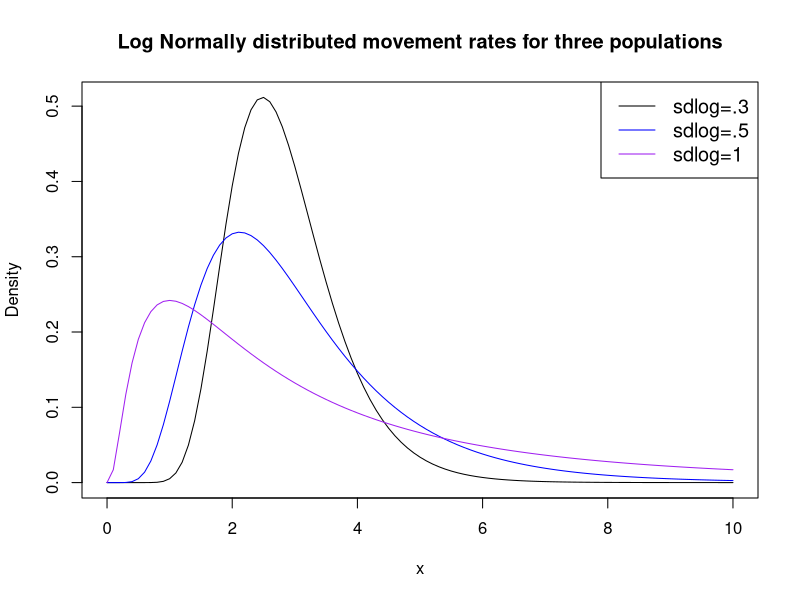
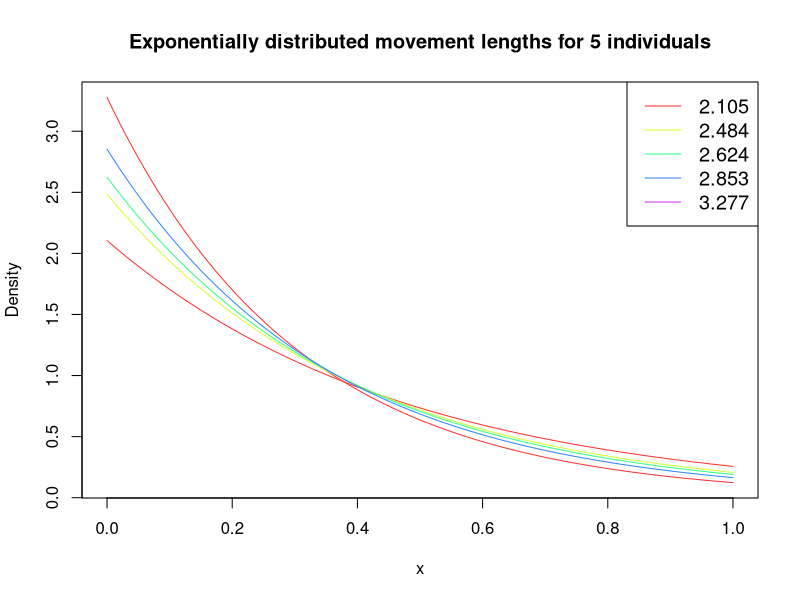
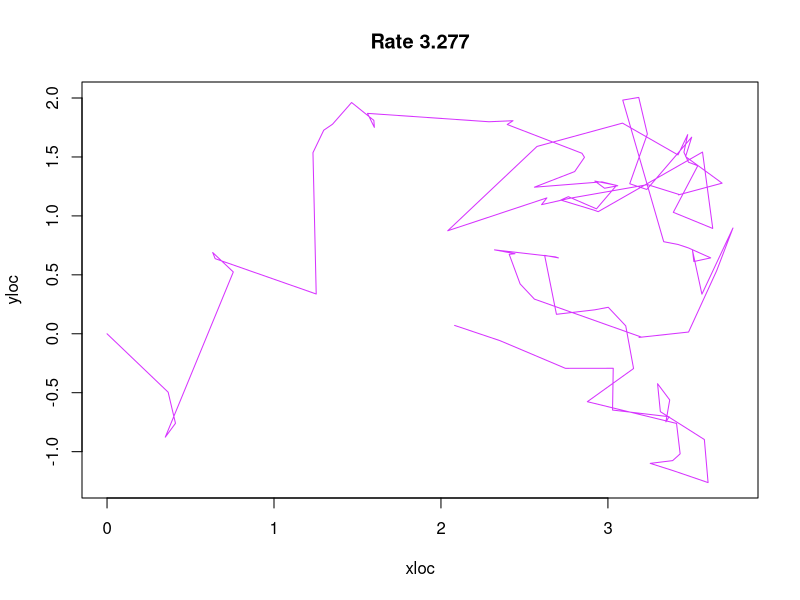
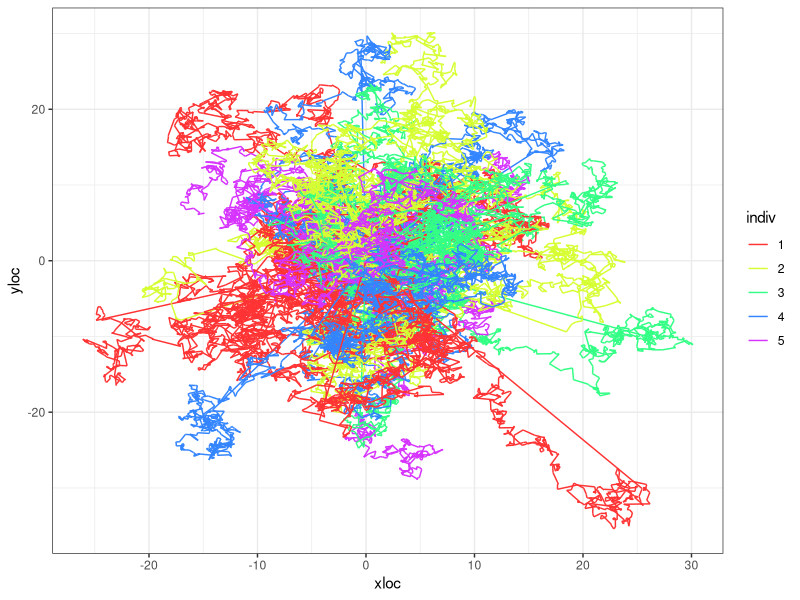
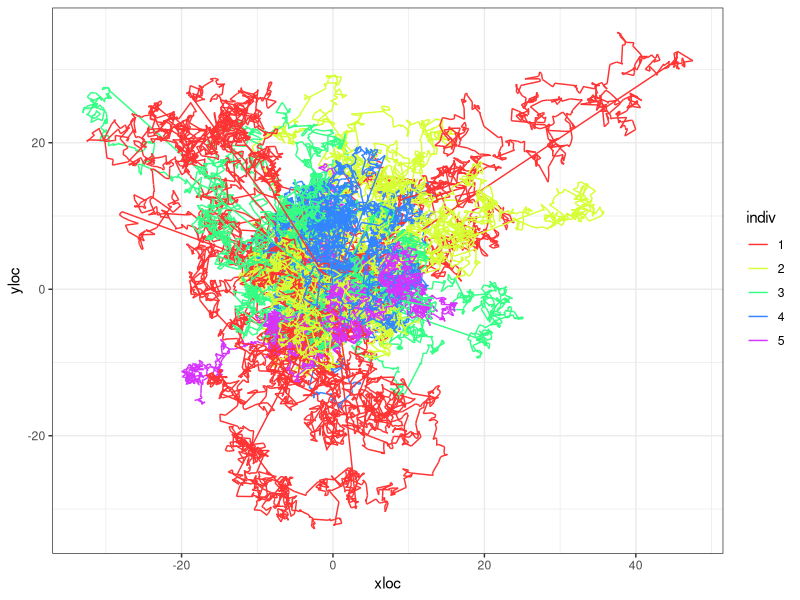
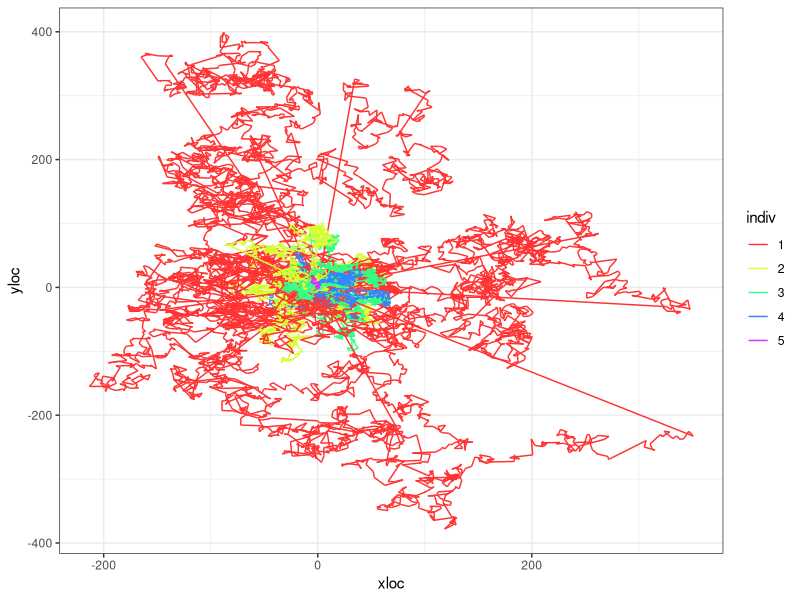

Write R code to recreate these figures, in order.
## ---- chunk 1
knitr::opts_chunk$set(echo = TRUE)
## ---- chunk 2
library(dplyr)
library(ggplot2)
## ---- chunk 3
mycols <- c("black", "blue", "purple")
#create density plots
curve(dlnorm(x, meanlog=1, sdlog=.3), from=0, to=10, col=mycols[1],
      main = 'Log Normally distributed movement rates for three populations', #add title
      ylab = 'Density', #change y-axis label
      )
curve(dlnorm(x, meanlog=1, sdlog=.5), from=0, to=10, col=mycols[2], add=TRUE)
curve(dlnorm(x, meanlog=1, sdlog=1), from=0, to=10, col=mycols[3], add=TRUE)

#add legend
legend("topright", legend=c("sdlog=.3", "sdlog=.5", "sdlog=1"),
       col=mycols, lty=1, cex=1.2)
## ---- chunk 4
m_1 <- sort(round(rlnorm(5, meanlog = 1, sdlog = 0.3),3))
m_2 <- sort(round(rlnorm(5, meanlog = 1, sdlog = 0.5),3))
m_3 <- sort(round(rlnorm(5, meanlog = 1, sdlog = 1),3))
## ---- chunk 5

mycols <- rainbow(5, s=0.8)

# range <- c(-0.9,5)
#create density plots
curve(dexp(x, m_1[5]), 
      #from=range[1], to=range[2], 
      col=mycols[1],
      main = 'Exponentially distributed movement lengths for 5 individuals', #add title
      ylab = 'Density', #change y-axis label
      )
for(i in 1:4){
  curve(dexp(x, m_1[i]), 
        #from=range[1], to=range[2],
        col=mycols[i], add=TRUE)
}

#add legend
legend("topright", legend= m_1,
       col=mycols, lty=1, cex=1.2)
## ---- chunk 6
t <- 100 # Number of time steps
individual <- 5

tru.rate <- m_1[individual] # In case I want to do scale 1/rate
movedist <- rexp(t, rate = tru.rate)
angle <- runif(t, min = 0, max = 360)
distx <- movedist*cos(angle)
xloc <- c(0, cumsum(distx))
disty <- movedist*sin(angle)
yloc <- c(0, cumsum(disty))
animalTraj <- data.frame(time = 0:t, xloc = xloc, yloc = yloc)

plot(x = xloc, y = yloc, col = mycols[individual], type = "l", main = paste("Rate", tru.rate))

## ---- chunk 7
sim_movement <- function(prm, t = 1000, plot.it = TRUE, return.data.frame = FALSE){
  tru.rate <- round(prm, 3)
  movedist <- rexp(t, rate = tru.rate)
  angle <- runif(t, min = 0, max = 360)
  distx <- movedist*cos(angle)
  xloc <- c(0, cumsum(distx))
  disty <- movedist*sin(angle)
  yloc <- c(0, cumsum(disty))
  animalTraj <- data.frame(time = 0:t, xloc = xloc, yloc = yloc)
  if(plot.it == TRUE){
    plot(x = xloc, y = yloc, type = "l", main = paste("Rate=",tru.rate))
  }
  if(return.data.frame == TRUE){
    return(animalTraj)
  }
}
## ---- chunk 8

df <- NULL

for(j in 1:individual){
  for(k in 1:10){
  a <- sim_movement(m_1[j], plot.it = FALSE, return.data.frame = TRUE) %>% 
    mutate(indiv = as.factor(j),
           run = paste("r_", k))
  df <- rbind.data.frame(df, a)
}
}
  

df %>% 
  ggplot(., aes(x = xloc, y=yloc, group = run, color = indiv)) +
  geom_path() +
  scale_color_manual(values = mycols) +
  theme_bw()
## ---- chunk 9

df <- NULL

for(j in 1:individual){
  for(k in 1:10){
  a <- sim_movement(m_2[j], plot.it = FALSE, return.data.frame = TRUE) %>% 
    mutate(indiv = as.factor(j),
           run = paste("r_", k))
  df <- rbind.data.frame(df, a)
}
}
  

df %>% 
  ggplot(., aes(x = xloc, y=yloc, group = run, color = indiv)) +
  geom_path() +
  scale_color_manual(values = mycols) +
  theme_bw()
## ---- chunk 10

df <- NULL

for(j in 1:individual){
  for(k in 1:10){
  a <- sim_movement(m_3[j], plot.it = FALSE, return.data.frame = TRUE) %>% 
    mutate(indiv = as.factor(j),
           run = paste("r_", k))
  df <- rbind.data.frame(df, a)
}
}
  

df %>% 
  ggplot(., aes(x = xloc, y=yloc, group = run, color = indiv)) +
  geom_path() +
  scale_color_manual(values = mycols) +
  theme_bw()
